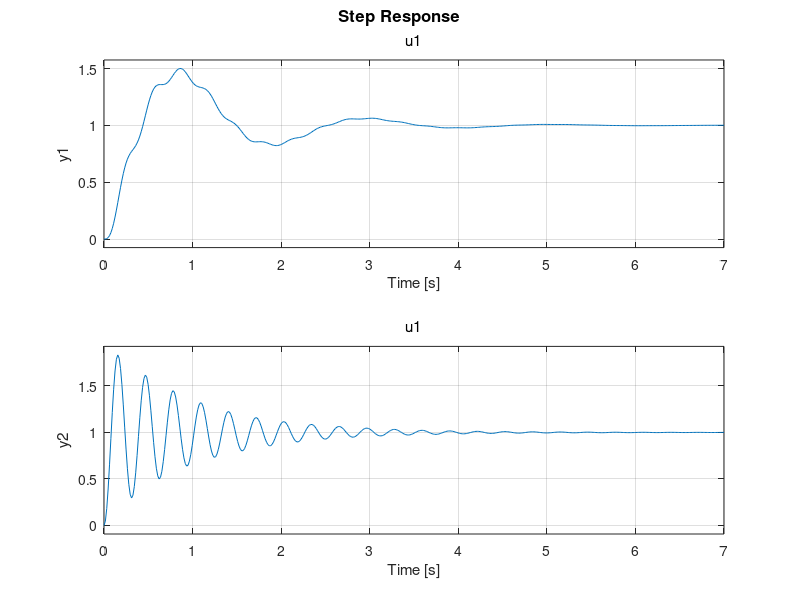
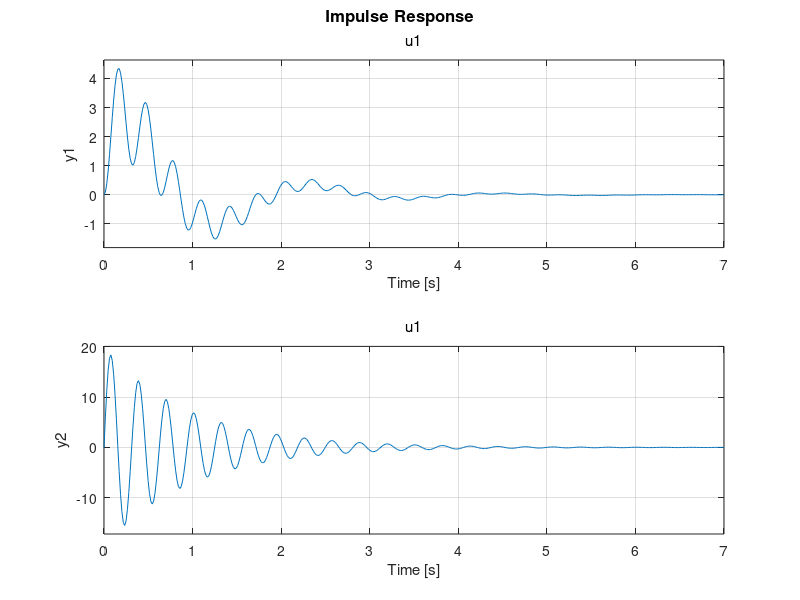

Recreate these plots in MATLAB, in order.
clc
clear all
close all
A=[0 1 0 0 ;-10 -2 10 2; 0 0 0 1 ;10 2 -410 -2];
B=[0 ;0 ;0 ;400];
C=[1 0 0 0 ;0 0 1 0];
D=0;
sys=ss(A,B,C,D);
tf(sys)
figure(1)
step(sys)
figure(2)
impulse(sys)
